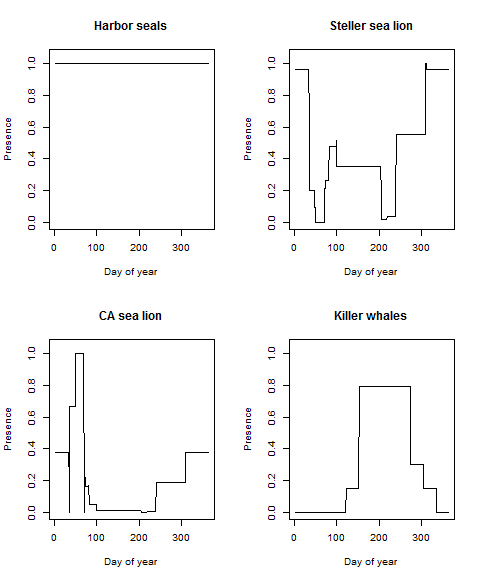

Generate this figure with R:
png("plot_Appendix_psi.png", width=480, height=580, pointsize=12)

x = matrix(unlist(psi_ht),nDays,nPredator)

par(mfrow=c(2,2))

for(i in 1:nPredator)
{
  plot(x[,i], main=predatorNames[[i]], ylab="Presence", ylim=c(0,1.05), xlab="Day of year", type="l")
}

dev.off()
